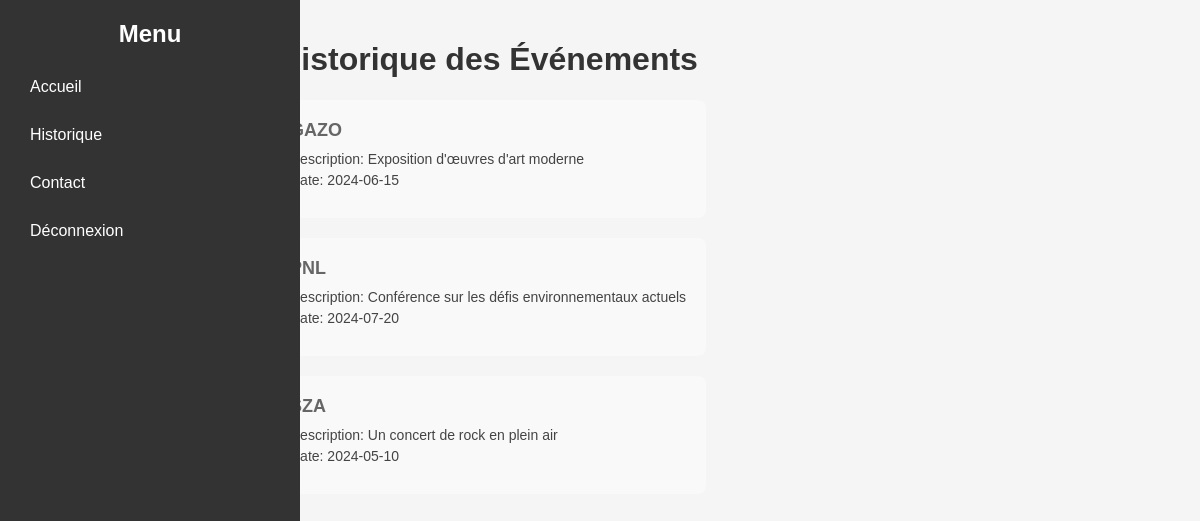
/vue/Historique.php, run on an earlier commit of the app's database.
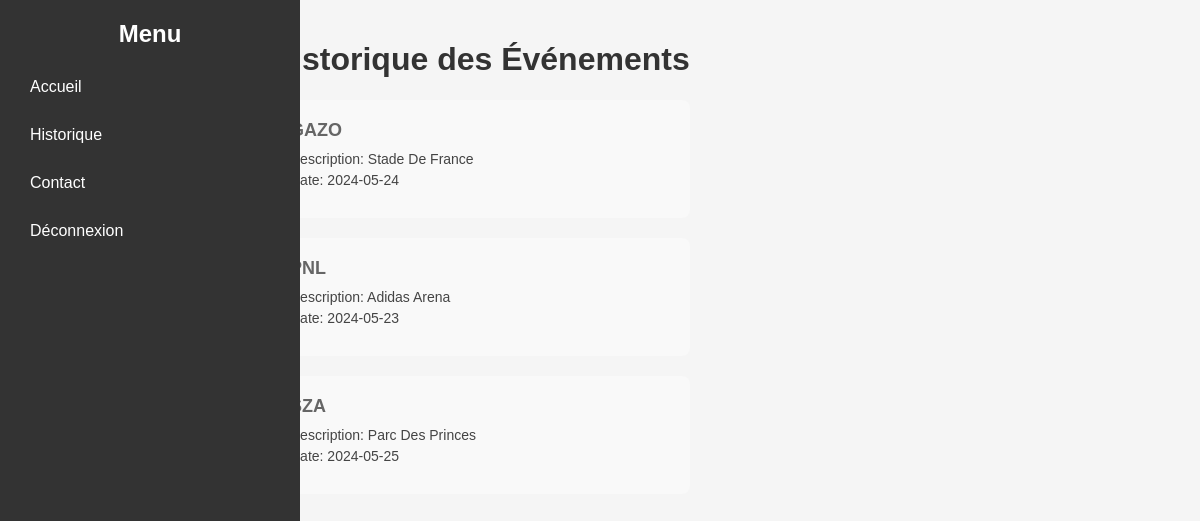
And on a later commit of the database.
### tables this page shows
CREATE TABLE IF NOT EXISTS `evenements` (
  `id_evenements` int NOT NULL AUTO_INCREMENT,
  `titre` varchar(50) NOT NULL,
  `date` date NOT NULL,
  `description` varchar(50) NOT NULL,
  `nb_places` int NOT NULL,
  `image` varchar(255) NOT NULL,
  PRIMARY KEY (`id_evenements`)
);

### src/bdd/SQLConnexion.php (called while the page is built)
<?php
class SQLConnexion {
    private $conn;
    public function __construct()
    {
        $servername = "localhost";
        $username = "root";
        $password = "";
        $bddname = "reprise_project";
        try {
            $this->conn = new PDO("mysql:host=$servername;dbname=".$bddname, $username, $password);
            $this->conn->setAttribute(PDO::ATTR_ERRMODE, PDO::ERRMODE_EXCEPTION);
        } catch(PDOException $e) {
            echo "Erreur de connexion : " . $e->getMessage();
        }
    }
    public function bdd(): PDO {
        return $this->conn;
    }
}
?>

### vue/Historique.php (the view, shortened to what this page needs)
<!DOCTYPE html>
<html lang="fr">
<head>
</head>
<body>
    <div class="container">
        <div class="sidebar">
            <h2>Menu</h2>
            <ul>
                <li><a href="index.php">Accueil</a></li>
                <li><a href="Historique.php">Historique</a></li>
                <li><a href="contact.php">Contact</a></li>
                <li><a href="connexion.html">Déconnexion</a></li>
            </ul>
        </div>
        <div class="content">
            <h1>Historique des Événements</h1>
            <?php
                require_once '../src/bdd/SQLConnexion.php';
                $connexion = new SQLConnexion();
                $stmt = $connexion->bdd()->query("SELECT * FROM evenements ORDER BY titre");
                $evenements = $stmt->fetchAll(PDO::FETCH_ASSOC);
                if ($evenements) {
                    foreach ($evenements as $evenement) {
                        echo '<div class="event">';
                        echo '<div class="event-details">';
                        echo '<h2>' . $evenement['titre'] . '</h2>';
                        echo '<p>Description: ' . $evenement['description'] . '</p>';
                        echo '<p>Date: ' . $evenement['date'] . '</p>';
                        echo '</div>';
                        echo '</div>';
                    }
                } else {
                    echo '<p>Aucun événement trouvé.</p>';
                }
            ?>
        </div>
    </div>
</body>
</html>

What changed in the data, as far as the page shows it:
changed evenements "GAZO": description "Exposition d'œuvres d'art moderne" → "Stade De France"; date "2024-06-15" → "2024-05-24"
changed evenements "PNL": description "Conférence sur les défis environnementaux actuels" → "Adidas Arena"; date "2024-07-20" → "2024-05-23"
changed evenements "SZA": description "Un concert de rock en plein air" → "Parc Des Princes"; date "2024-05-10" → "2024-05-25"
